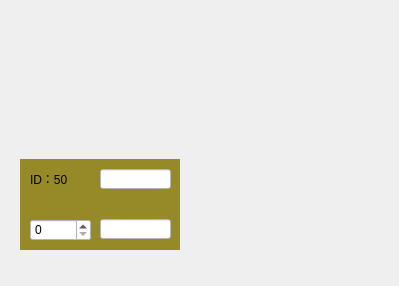
<?xml version="1.0" encoding="UTF-8"?>
<ui version="4.0">
 <class>Form</class>
 <widget class="QWidget" name="Form">
  <property name="geometry">
   <rect>
    <x>0</x>
    <y>0</y>
    <width>399</width>
    <height>286</height>
   </rect>
  </property>
  <property name="windowTitle">
   <string>Form</string>
  </property>
  <widget class="QWidget" name="horizontalLayoutWidget">
   <property name="geometry">
    <rect>
     <x>20</x>
     <y>159</y>
     <width>160</width>
     <height>91</height>
    </rect>
   </property>
   <layout class="QHBoxLayout" name="horizontalLayout">
    <item>
     <widget class="QWidget" name="widget" native="true">
      <property name="styleSheet">
       <string notr="true">background-color: rgb(150, 137, 40);</string>
      </property>
      <widget class="QSpinBox" name="spinBox">
       <property name="geometry">
        <rect>
         <x>10</x>
         <y>60</y>
         <width>61</width>
         <height>22</height>
        </rect>
       </property>
       <property name="styleSheet">
        <string notr="true">background-color: rgb(255, 255, 255);</string>
       </property>
      </widget>
      <widget class="QLineEdit" name="lineEdit_2">
       <property name="geometry">
        <rect>
         <x>80</x>
         <y>60</y>
         <width>71</width>
         <height>20</height>
        </rect>
       </property>
       <property name="styleSheet">
        <string notr="true">background-color: rgb(255, 255, 255);</string>
       </property>
      </widget>
      <widget class="QLabel" name="label">
       <property name="geometry">
        <rect>
         <x>10</x>
         <y>10</y>
         <width>54</width>
         <height>20</height>
        </rect>
       </property>
       <property name="styleSheet">
        <string notr="true">font: 11pt &quot;微软雅黑&quot;;</string>
       </property>
       <property name="text">
        <string>ID：50</string>
       </property>
       <property name="textFormat">
        <enum>Qt::AutoText</enum>
       </property>
      </widget>
      <widget class="QLineEdit" name="lineEdit">
       <property name="geometry">
        <rect>
         <x>80</x>
         <y>10</y>
         <width>71</width>
         <height>20</height>
        </rect>
       </property>
       <property name="styleSheet">
        <string notr="true">background-color: rgb(255, 255, 255);</string>
       </property>
      </widget>
     </widget>
    </item>
   </layout>
  </widget>
 </widget>
 <resources/>
 <connections/>
</ui>
